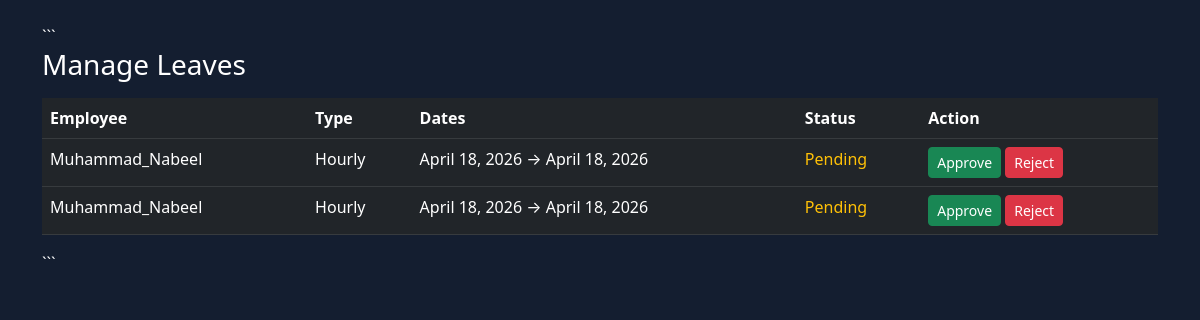
/manage-leaves/ (signed in), run on an earlier commit of the app's database.
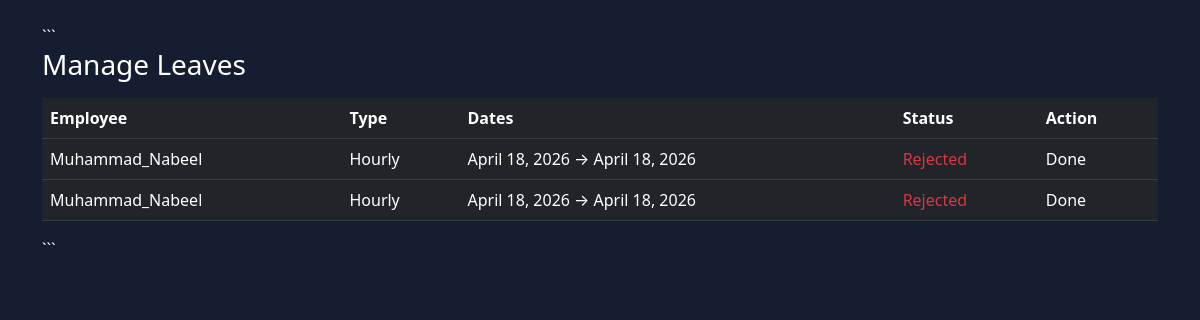
And on a later commit of the database.
### employees/models.py (models this page shows, shortened)
class Leave(models.Model):
    employee = models.ForeignKey(Employee, on_delete=models.CASCADE)
    LEAVE_TYPES = [
        ('Casual', 'Casual'),
        ('Sick', 'Sick'),
        ('Annual', 'Annual'),
        ('Earned', 'Earned'),
    ]
    leave_type = models.CharField(max_length=20, choices=LEAVE_TYPES)
    start_date = models.DateField()
    end_date = models.DateField()
    reason = models.TextField()
    hours = models.IntegerField(null=True, blank=True)
    status = models.CharField(max_length=20, default='Pending', choices=[
        ('Pending', 'Pending'),
        ('Approved', 'Approved'),
        ('Rejected', 'Rejected'),
    ])

class Employee(models.Model):
    user = models.ForeignKey(User, on_delete=models.CASCADE)
    full_name = models.CharField(max_length=100)
    email = models.EmailField()
    phone = models.CharField(max_length=15)
    department = models.CharField(max_length=100)
    role = models.CharField(max_length=50, default='Employee')
    designation = models.CharField(max_length=100, null=True, blank=True)
    manager = models.ForeignKey(
        'self',
        on_delete=models.SET_NULL,
        null=True,
        blank=True,
        related_name='team_members'
    )
    salary = models.IntegerField()
    joining_date = models.DateField()
    profile_pic = models.ImageField(upload_to='profiles/', null=True, blank=True)
    casual_total = models.IntegerField(default=14)
    casual_used = models.IntegerField(default=0)
    sick_total = models.IntegerField(default=8)
    sick_used = models.IntegerField(default=0)
    earned_total = models.IntegerField(default=10)
    earned_used = models.IntegerField(default=0)
    is_active = models.BooleanField(default=True)
    rfid = models.CharField(max_length=100, unique=True, null=True, blank=True)
    face_image = models.ImageField(upload_to='faces/', null=True, blank=True)
    shift_start = models.TimeField(default=time(9, 0))
    shift_end = models.TimeField(default=time(18, 0))

### accounts/models.py (models this page shows)
class User(AbstractUser):
    is_employee = models.BooleanField(default=False)
    is_hr = models.BooleanField(default=False)

### employees/views.py (the view)
# urls.py: path('manage-leaves/', views.manage_leaves, name='manage_leaves'),
@login_required
def manage_leaves(request):
    if not request.user.is_hr:
        return HttpResponseForbidden()
    leaves = Leave.objects.all().order_by('-id')
    return render(request, 'manage_leaves.html', {
        'leaves': leaves
    })

### templates/manage_leaves.html (shortened to what this page needs)
<!DOCTYPE html>
<html>
<head>
    <link href="https://cdn.jsdelivr.net/npm/bootstrap@5.3.0/dist/css/bootstrap.min.css" rel="stylesheet">
</head>
<body style="background:#141e30; color:white;">
<div class="container mt-4">
```
<h3>Manage Leaves</h3>
<table class="table table-dark mt-3">
    <tr>
        <th>Employee</th>
        <th>Type</th>
        <th>Dates</th>
        <th>Status</th>
        <th>Action</th>
    </tr>
    {% for leave in leaves %}
    <tr>
        <td>{{ leave.employee.user.username }}</td>
        <td>{{ leave.leave_type }}</td>
        <td>{{ leave.start_date }} → {{ leave.end_date }}</td>
        <td>
            {% if leave.status == 'Approved' %}
                <span class="text-success">Approved</span>
            {% elif leave.status == 'Rejected' %}
                <span class="text-danger">Rejected</span>
            {% else %}
                <span class="text-warning">Pending</span>
            {% endif %}
        </td>
        <td>
            {% if leave.status == 'Pending' %}
                <a href="{% url 'update_leave' leave.id 'approve' %}" class="btn btn-success btn-sm">
                    Approve
                </a>
                <a href="{% url 'update_leave' leave.id 'reject' %}" class="btn btn-danger btn-sm">
                    Reject
                </a>
            {% else %}
                <span>Done</span>
            {% endif %}
        </td>
    </tr>
    {% endfor %}
</table>
```
</div>
</body>
</html>

What changed in the data, as far as the page shows it:
changed Leave (number 1 of 2 on the later page): status "Pending Approve Reject" → "Rejected Done"
changed Leave (number 2 of 2 on the later page): status "Pending Approve Reject" → "Rejected Done"
